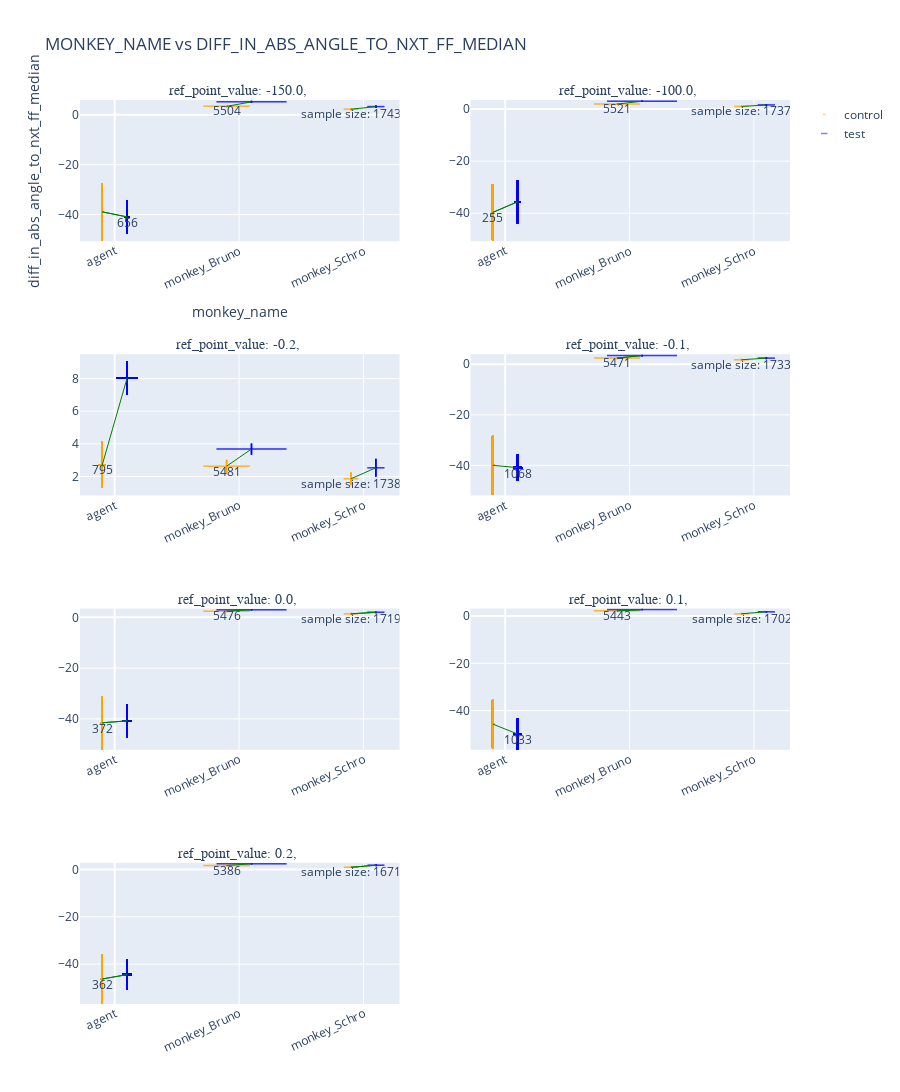

Write notebook code for a chart like this one.
### Markdown cell above
#### heading

### Code cell
x_var_column_list = ['monkey_name']
fixed_variable_values_to_use = {#'whether_even_out_dist': True,
                                'if_test_nxt_ff_group_appear_after_stop': 'flexible',
                                'key_for_split': 'ff_seen',
                                }
changeable_variables = ['ref_point_value']
columns_to_find_unique_combinations_for_color = []

cma.plot_heading_in_overall_median_info_across_monkeys_and_arc_types(x_var_column_list=x_var_column_list,
                                                                fixed_variable_values_to_use=fixed_variable_values_to_use,
                                                                changeable_variables=changeable_variables,
                                                                columns_to_find_unique_combinations_for_color=columns_to_find_unique_combinations_for_color)
